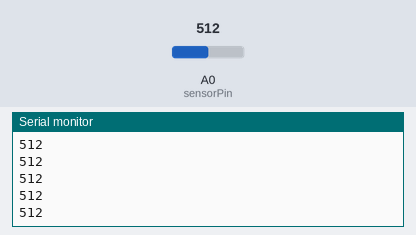
A sketch run on a simulated Arduino Uno, built with avr-gcc and run on an emulated ATmega328P. Shown: the last lines printed to the serial monitor. The inputs (shaded band) are chosen by the test bench; at power-on: A0 (sensorPin) = 512.

Above: at 1.2 s.
1.3 s: A0 (sensorPin) set to 716
At 1.32 s:
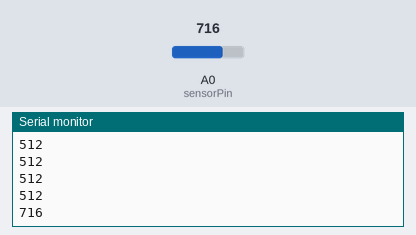
2.8 s: A0 (sensorPin) set to 900
At 2.83 s:
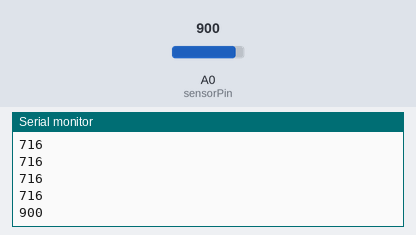
Timing chart, 0 to 5.8 s (numbered marks = the images above; inputs shaded):
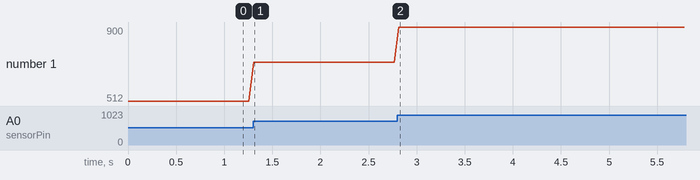

The sketch:

dcMotorruntest.ino
```cpp
int sensorPin = A0; // select the input pin for the potentiometer
int ledPin = 4; // select the pin for the LED
int sensorValue = 0; // variable to store the value coming from the sensor
void setup ()
{
 Serial.begin (9600);
}
void loop ()
{
 sensorValue = analogRead(sensorPin);
 Serial.println (sensorValue, DEC);
 delay(50);

}
```

Measured:
- after the input at 1.3 s, the serial monitor: prints a new line at once (image 1)
- after the input at 2.8 s, the serial monitor: prints a new line at once (image 2)
- plotted number 1: 512 → 716 after the input at 1.3 s, 716 → 900 after the input at 2.8 s
